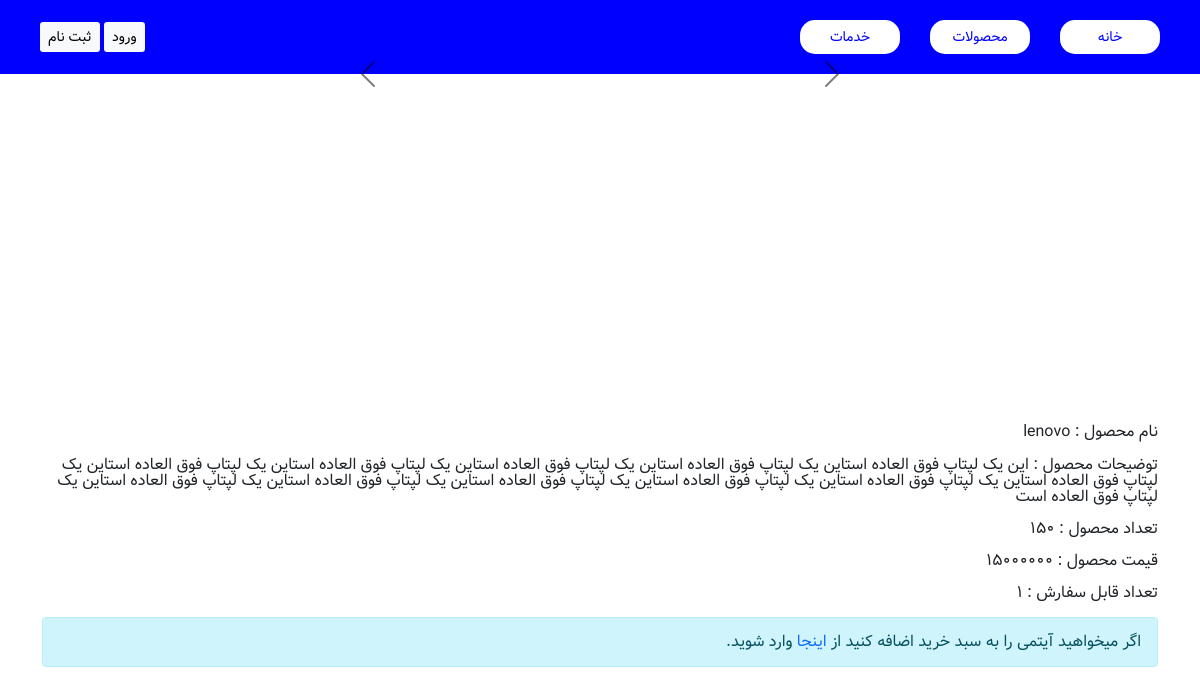
/products/3/, run on an earlier commit of the app's database.
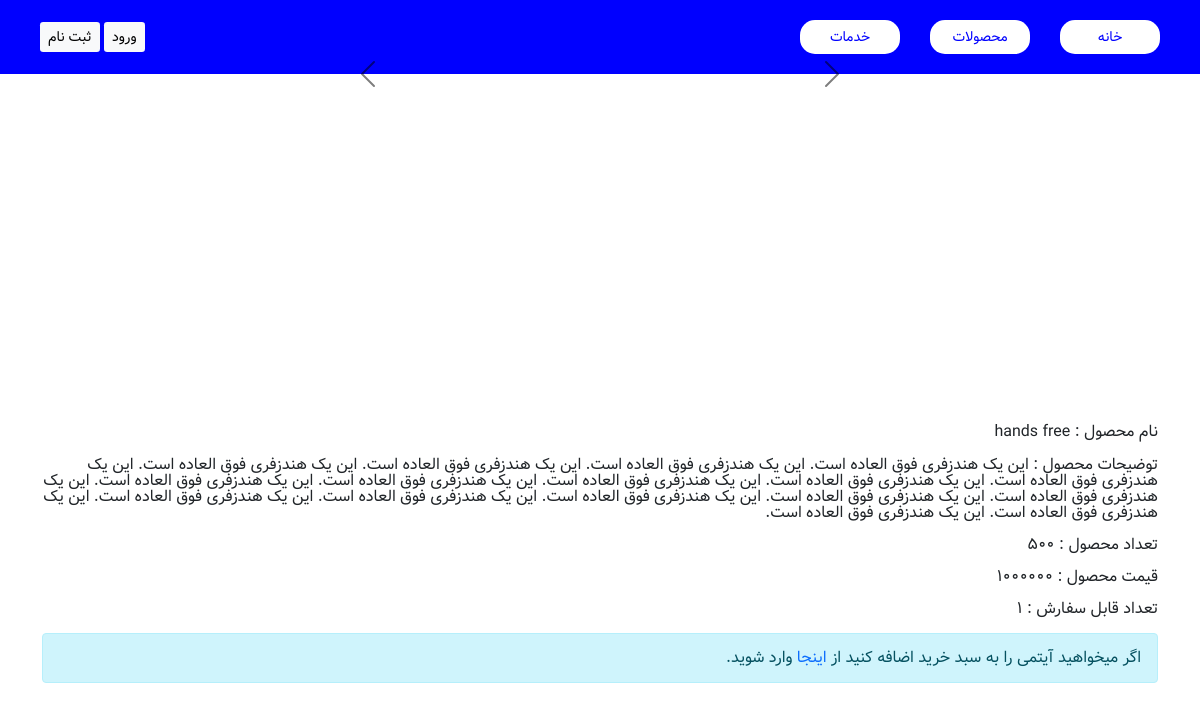
And on a later commit of the database.
### products/models.py (models this page shows, shortened)
class Product(models.Model):
    category = models.ForeignKey(
        Category,
        related_name='products',
        on_delete=models.SET_NULL,
        null=True,
        verbose_name=_("category")
    )
    name = models.CharField(_("name"), max_length=255)
    discription = models.TextField(_("discription"), max_length=2047)
    price = models.PositiveBigIntegerField(_("price"), null=True)
    quentity = models.IntegerField(_("quentity"), null=True)
    valid_order_number = models.PositiveSmallIntegerField(default=1)
    created = models.DateTimeField(_("created"), auto_now_add=True)
    updated = models.DateTimeField(_("updated"), auto_now=True)
    class Meta:
        verbose_name = _("product")
        verbose_name_plural = _("products")
    def get_images(self):
        return self.images.all()

### products/views.py (the view)
# urls.py: path("<int:pk>/", views.ProductDetailView.as_view(), name="product_detail"),
class ProductDetailView(generic.DetailView):
    template_name: str = "products/detail/product_detail.html"
    model = Product
    queryset = Product.objects.all()

### cart/templatetags/persian.py (called while the page is built)
def get_persian_number(value):
    numbers = {
        "1": "۱",
        "2": "۲",
        "3": "۳",
        "4": "۴",
        "5": "۵",
        "6": "۶",
        "7": "۷",
        "8": "۸",
        "9": "۹",
        "0": "۰"
    }
    value_string = str(value)
    for number, value in numbers.items():
        value_string = value_string.replace(number, value)
    return value_string

### products/templates/products/detail/product_detail.html (shortened to what this page needs)
{% extends 'base.html' %}
{% load static %}
{% block style_link %}
    <link rel="stylesheet" href="{% static 'home/css/styles.css' %}">
    <link rel="stylesheet" href="{% static 'assets/css/navbar/navbar.css' %}">
{% endblock style_link %}
{% block navbar %}
    {% include 'partials/navbar/navbar.html' %}
{% endblock navbar %}
{% block body %}
    {% include 'products/detail/body.html' %}
{% endblock body %}

### products/templates/products/detail/body.html (shortened to what this page needs)
{% load persian %}
{% load static %}
<div class="container">
    <div class="row justify-content-center" style="height:300px;">
        <div class="col-md-6">
            <div id="carouselExampleDark" class="carousel carousel-dark slide" data-bs-ride="carousel">
                <button class="carousel-control-prev" type="button" data-bs-target="#carouselExampleDark" data-bs-slide="prev">
                  <span class="carousel-control-prev-icon" aria-hidden="true"></span>
                </button>
                <button class="carousel-control-next" type="button" data-bs-target="#carouselExampleDark" data-bs-slide="next">
                  <span class="carousel-control-next-icon" aria-hidden="true"></span>
                </button>
              </div>
        </div>
    </div>
</div>
<div class="d-flex mt-5 container product_footer">
    <div class="content">
        <h3 class="mb-3">نام محصول : {{object.name}}</h3>
        <p class="mb-3">توضیحات محصول : {{object.discription}}</p>
        <p class="mb-3">تعداد محصول : {{object.quentity | get_persian_number}}</p>
        <p class="mb-3">قیمت محصول : {{object.price | get_persian_number}}</p>
        <p class="mb-3">تعداد قابل سفارش : {{object.valid_order_number | get_persian_number}}</p>
        {% if user.is_authenticated %}
            <button class="btn-sm btn-success" id="add-cart-button" data-index="{{object.id}}">افزودن به سبد خرید</button>
            <select class="float-end w-50" id="item-quentity">
                {% with ''|center:object.valid_order_number as range %}
                    {% for ind in range %}
                        <option value="{{forloop.counter}}">{{forloop.counter | get_persian_number}}</option>
                    {% endfor %}
                {% endwith %}
            </select>
            <div class="mt-3" id="product_alert">
            </div>
        {% else %}
            <p class="alert alert-info">
                اگر میخواهید آیتمی را به سبد خرید اضافه کنید از <a class="text-decoration-none" href="{% url 'accounts:login' %}">اینجا</a> وارد شوید.
            </p>
        {% endif %}
    </div>
</div>

What changed in the data, as far as the page shows it:
changed Product: name "lenovo" → "hands free"; discription "این یک لپتاپ فوق العاده استاین یک لپتاپ فوق العاده استاین یک لپتاپ فوق العاده استاین یک لپتاپ فوق العاده استاین یک لپتاپ فوق العاده استاین یک لپتاپ فوق العاده استاین یک لپتاپ فوق العاده استاین یک لپتاپ فوق العاده استاین یک لپتاپ فوق العاده استاین یک لپتاپ فوق العاده استاین یک لپتاپ فوق العاده استاین یک لپتاپ فوق العاده است" → "این یک هندزفری فوق العاده است. این یک هندزفری فوق العاده است. این یک هندزفری فوق العاده است. این یک هندزفری فوق العاده است. این یک هندزفری فوق العاده است. این یک هندزفری فوق العاده است. این یک هندزفری فوق العاده است. این یک هندزفری فوق العاده است. این یک هندزفری فوق العاده است. این یک هندزفری فوق العاده است. این یک هندزفری فوق العاده است. این یک هندزفری فوق العاده است. این یک هندزفری فوق العاده است. این یک هندزفری فوق العاده است. این یک هندزفری فوق العاده است. این یک هندزفری فوق العاده است."; quentity|get_persian_number "۱۵۰" → "۵۰۰"; price|get_persian_number "۱۵۰۰۰۰۰۰" → "۱۰۰۰۰۰۰"
